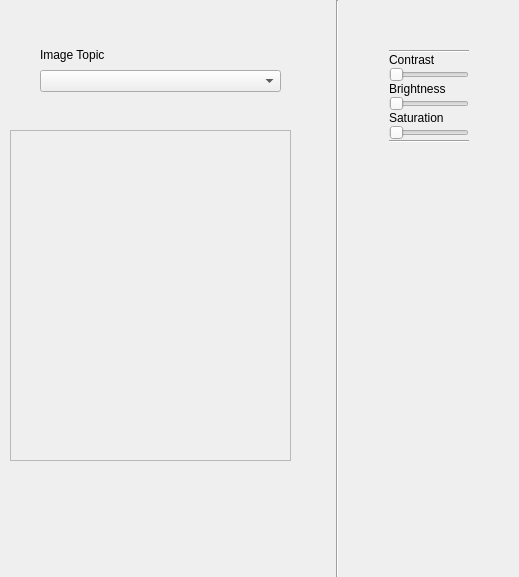
<?xml version="1.0" encoding="UTF-8"?>
<ui version="4.0">
 <class>CamConfig</class>
 <widget class="QWidget" name="CamConfig">
  <property name="geometry">
   <rect>
    <x>0</x>
    <y>0</y>
    <width>519</width>
    <height>577</height>
   </rect>
  </property>
  <property name="windowTitle">
   <string>rqt_drone</string>
  </property>
  <layout class="QVBoxLayout" name="verticalLayout">
   <property name="spacing">
    <number>0</number>
   </property>
   <property name="leftMargin">
    <number>0</number>
   </property>
   <property name="topMargin">
    <number>0</number>
   </property>
   <property name="rightMargin">
    <number>0</number>
   </property>
   <property name="bottomMargin">
    <number>0</number>
   </property>
   <item>
    <layout class="QHBoxLayout" name="mainFrame">
     <item>
      <widget class="QWidget" name="imagePlaceholder" native="true">
       <property name="minimumSize">
        <size>
         <width>300</width>
         <height>200</height>
        </size>
       </property>
       <widget class="QComboBox" name="imageTopics">
        <property name="geometry">
         <rect>
          <x>40</x>
          <y>70</y>
          <width>241</width>
          <height>22</height>
         </rect>
        </property>
        <property name="minimumSize">
         <size>
          <width>200</width>
          <height>0</height>
         </size>
        </property>
       </widget>
       <widget class="QLabel" name="topicLabel">
        <property name="geometry">
         <rect>
          <x>40</x>
          <y>40</y>
          <width>241</width>
          <height>30</height>
         </rect>
        </property>
        <property name="maximumSize">
         <size>
          <width>16777215</width>
          <height>30</height>
         </size>
        </property>
        <property name="text">
         <string>Image Topic</string>
        </property>
       </widget>
       <widget class="QFrame" name="frame">
        <property name="geometry">
         <rect>
          <x>10</x>
          <y>130</y>
          <width>281</width>
          <height>331</height>
         </rect>
        </property>
        <property name="frameShape">
         <enum>QFrame::StyledPanel</enum>
        </property>
        <property name="frameShadow">
         <enum>QFrame::Raised</enum>
        </property>
       </widget>
      </widget>
     </item>
     <item>
      <spacer name="horizontalSpacer">
       <property name="orientation">
        <enum>Qt::Horizontal</enum>
       </property>
       <property name="sizeHint" stdset="0">
        <size>
         <width>40</width>
         <height>20</height>
        </size>
       </property>
      </spacer>
     </item>
     <item>
      <widget class="Line" name="line">
       <property name="orientation">
        <enum>Qt::Vertical</enum>
       </property>
      </widget>
     </item>
     <item>
      <layout class="QVBoxLayout" name="configLayout">
       <property name="leftMargin">
        <number>50</number>
       </property>
       <property name="topMargin">
        <number>50</number>
       </property>
       <property name="rightMargin">
        <number>50</number>
       </property>
       <property name="bottomMargin">
        <number>50</number>
       </property>
       <item>
        <widget class="Line" name="line_3">
         <property name="orientation">
          <enum>Qt::Horizontal</enum>
         </property>
        </widget>
       </item>
       <item>
        <widget class="QLabel" name="label">
         <property name="maximumSize">
          <size>
           <width>16777215</width>
           <height>20</height>
          </size>
         </property>
         <property name="text">
          <string>Contrast</string>
         </property>
        </widget>
       </item>
       <item>
        <widget class="QSlider" name="horizontalSlider">
         <property name="orientation">
          <enum>Qt::Horizontal</enum>
         </property>
        </widget>
       </item>
       <item>
        <widget class="QLabel" name="label_2">
         <property name="maximumSize">
          <size>
           <width>16777215</width>
           <height>20</height>
          </size>
         </property>
         <property name="text">
          <string>Brightness</string>
         </property>
        </widget>
       </item>
       <item>
        <widget class="QSlider" name="horizontalSlider_2">
         <property name="orientation">
          <enum>Qt::Horizontal</enum>
         </property>
        </widget>
       </item>
       <item>
        <widget class="QLabel" name="label_3">
         <property name="maximumSize">
          <size>
           <width>16777215</width>
           <height>20</height>
          </size>
         </property>
         <property name="text">
          <string>Saturation</string>
         </property>
        </widget>
       </item>
       <item>
        <widget class="QSlider" name="horizontalSlider_3">
         <property name="orientation">
          <enum>Qt::Horizontal</enum>
         </property>
        </widget>
       </item>
       <item>
        <widget class="Line" name="line_2">
         <property name="orientation">
          <enum>Qt::Horizontal</enum>
         </property>
        </widget>
       </item>
       <item>
        <spacer name="verticalSpacer">
         <property name="orientation">
          <enum>Qt::Vertical</enum>
         </property>
         <property name="sizeHint" stdset="0">
          <size>
           <width>20</width>
           <height>40</height>
          </size>
         </property>
        </spacer>
       </item>
      </layout>
     </item>
    </layout>
   </item>
  </layout>
 </widget>
 <resources/>
 <connections/>
</ui>
